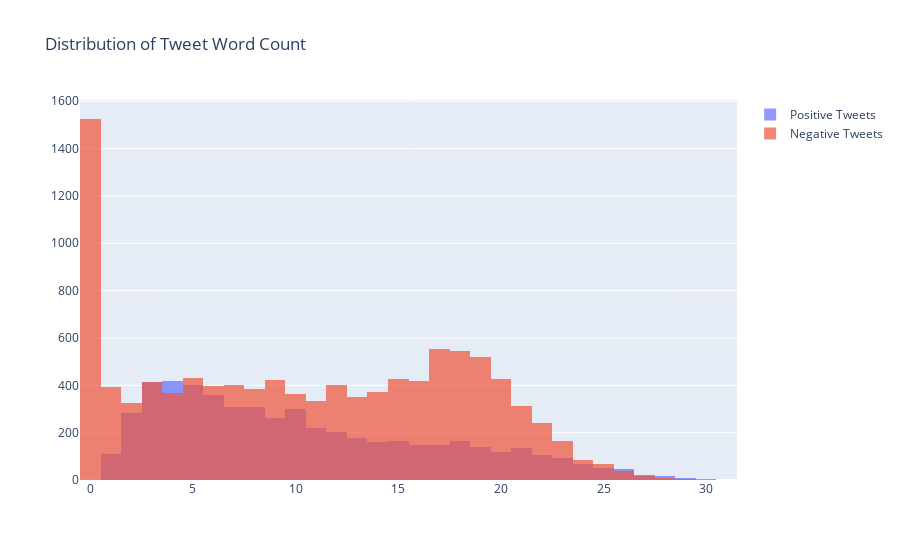

Notebook code cell kept with this figure:
### Code cell
x1 = tweets_final_df.Word_Count[tweets_final_df.label ==1]
x0 = tweets_final_df.Word_Count[tweets_final_df.label ==0]

trace1 = go.Histogram(
    x=x0, 
    name='Positive Tweets',
    opacity=0.70
)
trace2 = go.Histogram(
    x=x1, 
    name = 'Negative Tweets',
    opacity=0.70
)

data = [trace1, trace2]
layout = go.Layout(barmode='overlay', title='Distribution of Tweet Word Count')
fig = go.Figure(data=data, layout=layout)

iplot(fig, filename='overlaid histogram')

### Figure 1 — Plotly figure (JSON) as saved in the notebook; plotly's stock layout.template omitted (floating-point values rounded to 4 significant figures; data arrays with more than 128 entries replaced by an {"elided": "..."} marker saying what was removed)
{"data": [{"name": "Positive Tweets", "opacity": 0.7, "type": "histogram", "x": {"elided": "5350 int values"}}, {"name": "Negative Tweets", "opacity": 0.7, "type": "histogram", "x": {"elided": "10704 int values"}}], "layout": {"barmode": "overlay", "title": {"text": "Distribution of Tweet Word Count"}}}
